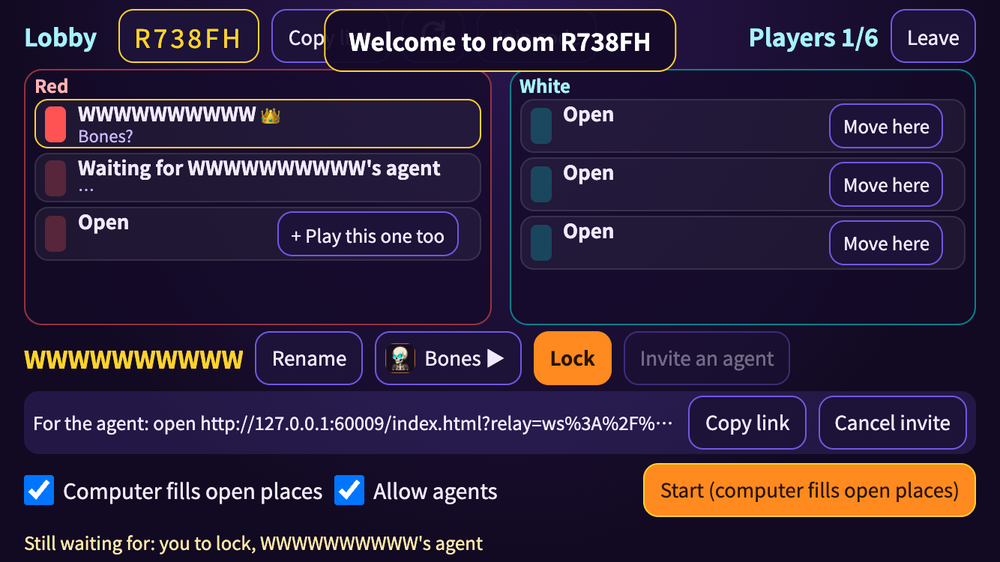
#> input picture scripts/redteam_probes/lobby/layout_en_667.png, 1000 x 562 px, shrunk from 1334 x 750 before the run
$ python aws_erase_object.py redteam_probes/lobby/layout_en_667.png redteam_probes/lobby/layout_zh-TW_667.png out.png
#> lines starting #> are read from the running program, lines starting #| are printed output that depends on the picture
#!/usr/bin/env python3
"""One Bedrock call via the AWS CLI: Stability "Erase Object" with an explicit mask.

Usage: aws_erase_object.py <in.png> <mask.png> <out.png> [--profile P] [--region R]
- mask: white = erase, black = keep (same size as the input).
- Input RGBA is flattened on flat light grey (service wants RGB).
- Exactly ONE paid call per run; logs to docs/aws_image_calls.log. Credentials never read or printed.
Exit code 0 on success, 1 on failure.
"""
import sys, io, json, base64, argparse, logging, subprocess, tempfile, shutil
from pathlib import Path
from PIL import Image

ROOT = Path(__file__).resolve().parent.parent
LOG = ROOT / "docs/aws_image_calls.log"
MODEL = "us.stability.stable-image-erase-object-v1:0"
AWS = shutil.which("aws") or "/opt/homebrew/bin/aws"

def b64png(img):
    buf = io.BytesIO(); img.save(buf, "PNG")
    return base64.b64encode(buf.getvalue()).decode()

def main():
    ap = argparse.ArgumentParser()
    ap.add_argument("src"); ap.add_argument("mask"); ap.add_argument("dst")
    ap.add_argument("--profile", default="fitstyle"); ap.add_argument("--region", default="us-east-1")
    a = ap.parse_args()
    logging.basicConfig(filename=str(LOG), level=logging.INFO, format="%(asctime)s %(message)s")
    tmp = Path(tempfile.mkdtemp(prefix="awsimg_"))
    try:
        im = Image.open(a.src).convert("RGBA")
        bg = Image.new("RGBA", im.size, (200, 200, 200, 255)); bg.alpha_composite(im)
        mask = Image.open(a.mask).convert("L")
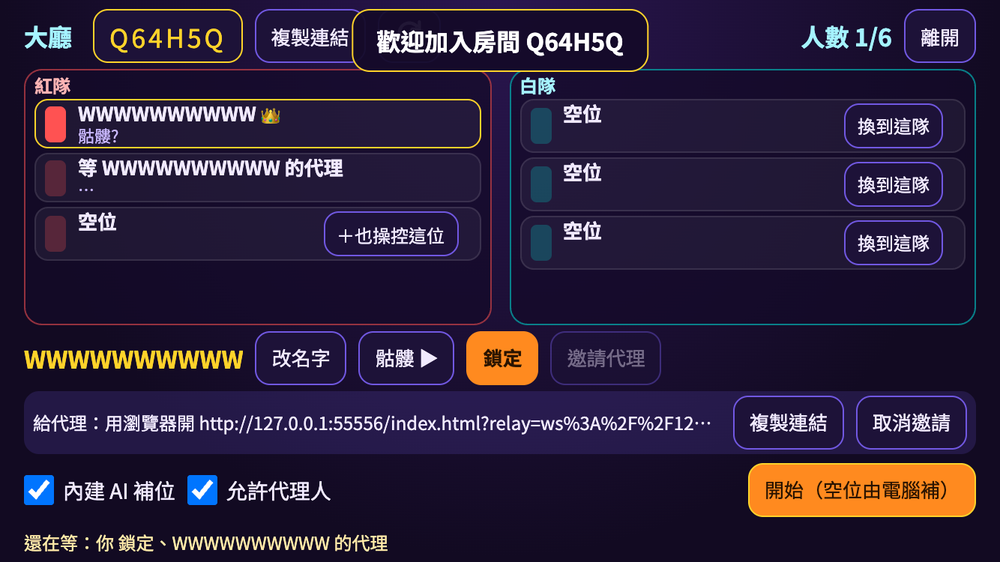
#> input picture scripts/redteam_probes/lobby/layout_zh-TW_667.png, 1000 x 562 px, shrunk from 1334 x 750 before the run
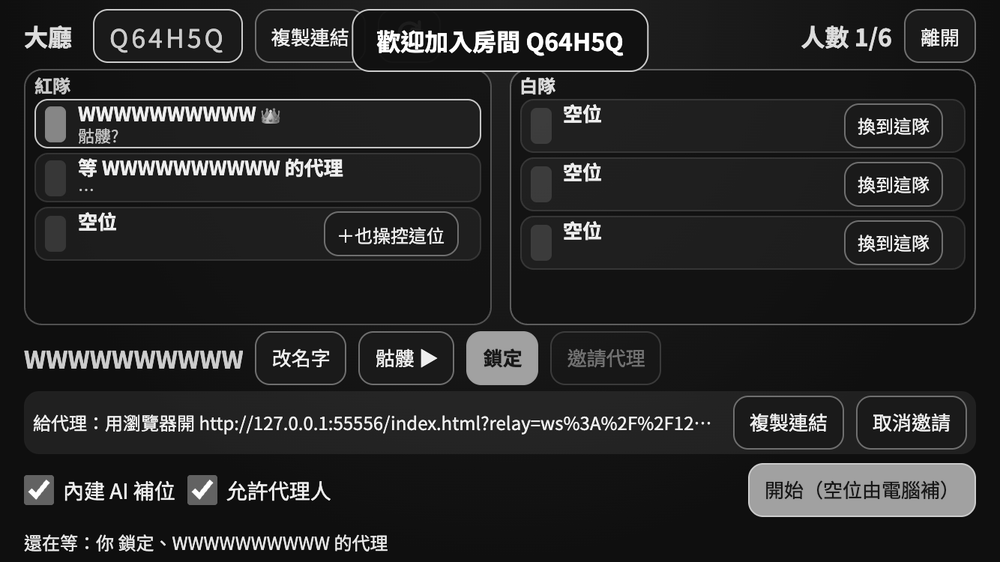
#> mask: PIL image 1000x562 L; min 0, max 255, mean 39.6
        if mask.size != im.size:
            raise RuntimeError(f"mask size {mask.size} != image size {im.size}")
        body = {"image": b64png(bg.convert("RGB")), "mask": b64png(mask), "output_format": "png"}
#> in b64png, img is the input picture: PIL image 1000x562 RGB; mean R, G, B 47.3, 34, 58.6
        (tmp / "body.json").write_text(json.dumps(body))
        r = subprocess.run([AWS, "bedrock-runtime", "invoke-model", "--model-id", MODEL,
                            "--body", f"fileb://{tmp/'body.json'}", "--content-type", "application/json",
                            "--accept", "application/json", "--cli-binary-format", "raw-in-base64-out",
                            "--profile", a.profile, "--region", a.region, str(tmp / "out.json")],
                           capture_output=True, text=True, timeout=180)
        if r.returncode != 0:
            raise RuntimeError("aws cli failed: " + r.stderr.strip()[:300])
        out = json.loads((tmp / "out.json").read_text())
        reason = (out.get("finish_reasons") or [None])[0]
        if reason or not out.get("images"):
            raise RuntimeError(f"no image returned finish_reason={reason}")
        Path(a.dst).write_bytes(base64.b64decode(out["images"][0]))
        logging.info("OK model=%s src=%s mask=%s -> %s", MODEL, a.src, a.mask, a.dst)
        print("OK", a.dst)
        return 0
    except Exception as e:  # noqa
        logging.error("ERROR %s: %s", type(e).__name__, str(e)[:300])
        print("ERROR", type(e).__name__, str(e)[:300], file=sys.stderr)
        return 1
    finally:
        shutil.rmtree(tmp, ignore_errors=True)

if __name__ == "__main__":
    sys.exit(main())
#> (the call stopped at in main, `r = subprocess.run([AWS, "bedrock-runtime", "invoke-model", "--model-i..`: subprocess is not available in this run)
